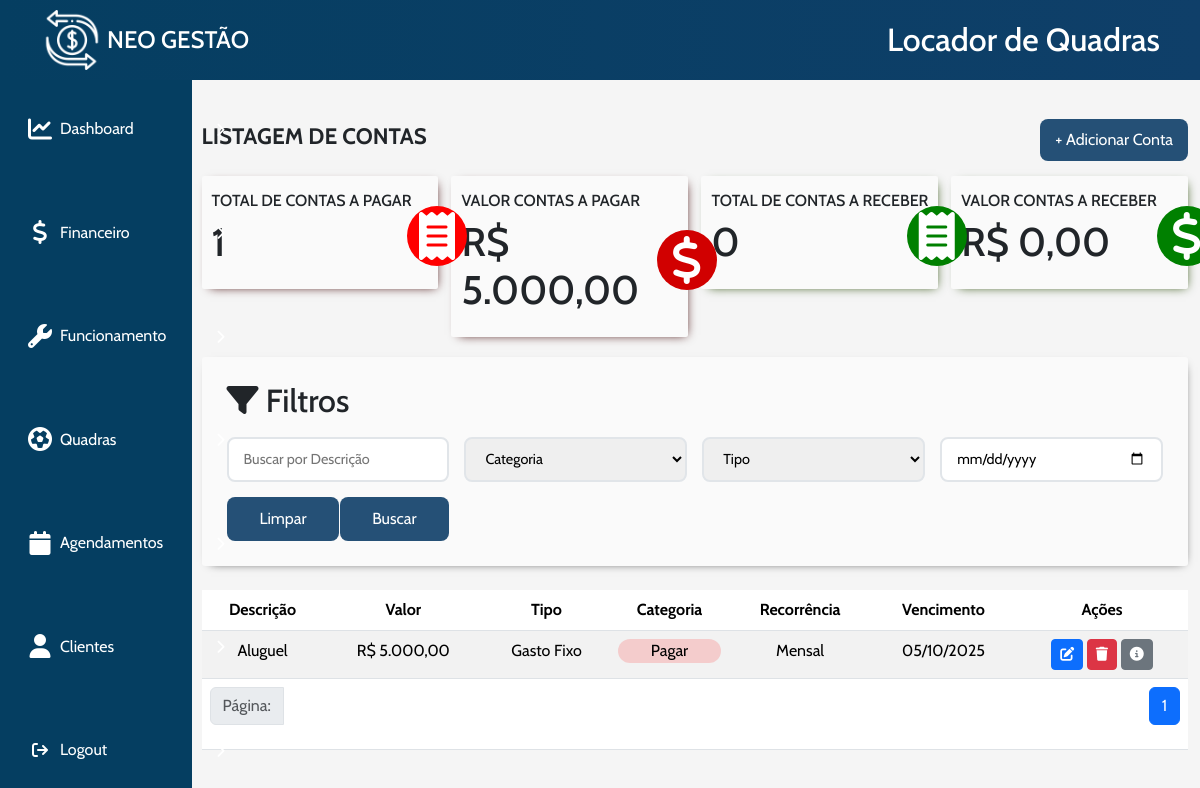
The page /public/assets/PHP/ListagemContas.php (signed in) on the database its author committed.
### tables this page shows
CREATE TABLE `empresa` (
  `id` int(11) NOT NULL,
  `razão_social` varchar(75) NOT NULL,
  `email` varchar(75) NOT NULL,
  `telefone` char(12) DEFAULT NULL,
  `cnpj` char(18) NOT NULL,
  `cep` char(9) NOT NULL,
  `uf` char(2) DEFAULT NULL,
  `cidade` varchar(75) DEFAULT NULL,
  `rua` varchar(75) DEFAULT NULL,
  `numero` varchar(10) DEFAULT NULL,
  `complemento` varchar(50) DEFAULT NULL
);

CREATE TABLE `contas` (
  `id` int(11) NOT NULL,
  `id_empresa` int(11) DEFAULT NULL,
  `categoria` int(11) NOT NULL,
  `descricao` varchar(100) NOT NULL,
  `recorrencia` int(11) NOT NULL,
  `valor` int(11) NOT NULL,
  `data_vencimento` date NOT NULL,
  `tipo` int(11) NOT NULL,
  `cpf_cnpj` int(18) DEFAULT NULL,
  `observacao` varchar(200) DEFAULT NULL
);

### public/assets/PHP/ListagemContas.php (the view, shortened to what the rows shown need)
<?php
    include_once 'conexao.php';
    include_once '../src/buscarIdEmpresa.php';
    include_once './modalFinanceiro/listagemContas/CRUD/proccesUpdate.php';
    $id_empresa = buscarIdEmpresa($_SESSION['username']);
?>
<!DOCTYPE html>
<html lang="pt-br">
<head>
    <link rel="stylesheet" href="../CSS/listagemContas.css">
    <link rel="stylesheet" href="../components/mensagem.css">
    <link rel="stylesheet" href="../components/header.css">
    <link rel="stylesheet" href="../components/sidebar.css">
    <link rel="stylesheet" href="../CSS/bootstrap.min.css">
    <link rel="stylesheet" href="../CSS/all.css">
</head>
<body>
    <div class="full-content">
        <div id="main-content">
            <header><?php require '../components/header.php';?> </header>
            <div class="container">
                <?php
                $contasPagar = $pdo->prepare("SELECT COUNT(*) FROM contas WHERE categoria = 0 AND id_empresa = :id_empresa");
                $contasPagar->bindParam(':id_empresa', $id_empresa, PDO::PARAM_INT);
                $contasPagar->execute();
                $totalContasPagar = $contasPagar->fetchColumn();
                $contasReceber = $pdo->prepare("SELECT COUNT(*) FROM contas WHERE categoria = 1 AND id_empresa = :id_empresa");
                $contasReceber->bindParam(':id_empresa', $id_empresa, PDO::PARAM_INT);
                $contasReceber->execute();
                $totalContasReceber = $contasReceber->fetchColumn();
                $valorPagar = $pdo->prepare("SELECT SUM(valor) FROM contas WHERE categoria = 0 AND id_empresa = :id_empresa");
                $valorPagar->bindParam(':id_empresa', $id_empresa, PDO::PARAM_INT);
                $valorPagar->execute();
                $valorTotalPagar = $valorPagar->fetchColumn();
                $valorReceber = $pdo->prepare("SELECT SUM(valor) FROM contas WHERE categoria = 1 AND id_empresa = :id_empresa");
                $valorReceber->bindParam(':id_empresa', $id_empresa, PDO::PARAM_INT);
                $valorReceber->execute();
                $valorTotalReceber = $valorReceber->fetchColumn();
                ?>
                <div class="mid-area">
                    <div class="total-contas-pagar">
                        <div class="grupo">
                            <div class="main-total-contas-pagar">
                                <h1><label for="totalContasPagar"><?= $totalContasPagar; ?></label></h1>
                            </div>
                        </div>
                    </div>
                    <div class="valor-contas-pagar">
                        <div class="grupo">
                            <div class="main-valor-contas-pagar">
                                <h1><label for="valorTotalContasPagar">R$ <?= number_format($valorTotalPagar, 2, ',', '.'); ?></label></h1>
                            </div>
                        </div>
                    </div>
                    <div class="total-contas-receber">
                        <div class="grupo">
                            <div class="main-total-contas-receber">
                                <h1><label for="totalContasReceber"><?= $totalContasReceber; ?></label></h1>
                            </div>
                        </div>
                    </div>
                    <div class="valor-contas-receber">
                        <div class="grupo">
                            <div class="main-valor-contas-receber">
                                <h1><label for="valorTotalContasReceber">R$ <?= number_format($valorTotalReceber, 2, ',', '.'); ?></label></h1>
                            </div>
                        </div>
                    </div>
                </div>
                <div class="filters-section mb-4">
                    <h2><i class="fas fa-filter"></i> Filtros</h2>
                </div>
                <?php
                $contas = [];
                try {
                    $itensPorPagina = 10;
                    $paginaAtual = isset($_GET['pagina']) ? (int)$_GET['pagina'] : 1;
                    $offset = ($paginaAtual - 1) * $itensPorPagina;
                    if (isset($_GET['filtrar'])){
                    $descricao = $_GET['filtro_descricao'] ?? '';
                    $categoria = $_GET['filtro_categoria'] ?? '';
                    $tipo = $_GET['filtro_tipo'] ?? '';
                    $dataFiltro = $_GET['filtro_data'] ?? '';
                    $stmt = "SELECT * FROM contas WHERE id_empresa = :id_empresa";
                    $params = [':id_empresa' => $id_empresa];
                    if (!empty($descricao)) {
                        $stmt .= " AND descricao LIKE :descricao COLLATE utf8mb4_general_ci";
                        $params[':descricao'] = "%$descricao%";
                    }
                    if (!empty($categoria)) {
                        $stmt .= " AND categoria = :categoria";
                        $params[':categoria'] = $categoria;
                    }
                    if (!empty($tipo)) {
                        $stmt .= " AND tipo = :tipo";
                        $params[':tipo'] = $tipo;
                    }
                    if (!empty($dataFiltro)) {
                        $stmt .= " AND DATE_FORMAT(data_vencimento, '%Y-%m-%d') = :dataFiltro";
                        $params[':dataFiltro'] = $dataFiltro;
                    }
                    $stmt .= ' ORDER BY data_vencimento ASC LIMIT :limit OFFSET :offset';
                    $query = $pdo->prepare($stmt);
                    unset($params[':limit'], $params[':offset']);
                    foreach ($params as $key => $value) {
                        $query->bindValue($key, $value);
                    }
                    $query->bindValue(':limit', $itensPorPagina, PDO::PARAM_INT);
                    $query->bindValue(':offset', $offset, PDO::PARAM_INT);
                    $query->execute();
                    $contas  = $query ->fetchAll(PDO::FETCH_ASSOC);
                }
                else{
                    $query= $pdo ->prepare("SELECT * FROM contas
                    WHERE id_empresa = :id_empresa
                    ORDER BY data_vencimento ASC LIMIT :limit OFFSET :offset");
                    $query->bindParam(':id_empresa', $id_empresa, PDO::PARAM_INT);
                    $query->bindValue(':limit', $itensPorPagina, PDO::PARAM_INT);
                    $query->bindValue(':offset', $offset, PDO::PARAM_INT);
                    $query ->execute();
                    $contas  = $query ->fetchAll(PDO::FETCH_ASSOC);
                }
                } catch (PDOException $e) {
                    echo 'Erro ao buscar dados no b.d' . $e->getMessage();
                }
                if (count($contas) == 0):
                ?>
                    <div class='sem-conta'>
                        <i class="fa-solid fa-bag-shopping fa-2xl"></i>
                        <h2>Nenhuma conta cadastrada</h2>
                        <small>Adicione sua primeira conta</small>
                    </div>
                <?php
                else:
                ?>
                <div class="table-reponsive">
                    <table class="table table-striped table-hover">
                        <thead class="">
                            <tr class="text-align-center text-center">
                                <th>Descrição</th>
                                <th>Valor</th>
                                <th>Tipo</th>
                                <th>Categoria</th>
                                <th>Recorrência</th>
                                <th>Vencimento</th>
                                <th>Ações</th>
                            </tr>
                        </thead>
                        <?php
                        foreach($contas as $conta):
                        ?>
                        <tbody>
                            <tr class="text-center text-align-center">
                                <td><label for="<?= $conta['id']?>"><?= $conta['descricao']?></label></td>
                                <td>R$ <?= number_format($conta['valor'], 2, ',', '.') ?></td>
                                <td><?php if ($conta['tipo'] == 1){
                                    echo "Fornecedor";
                                }
                                else if ($conta['tipo'] == 2){
                                    echo "Funcionário";
                                }
                                else if ($conta['tipo'] == 3){
                                    echo "Cliente";
                                }
                                else if ($conta['tipo'] == 4){
                                    echo "Gasto Fixo";
                                }
                                else if ($conta['tipo'] == 5){
                                    echo "Outros";
                                }
                                else{
                                    echo "Não definido";
                                }?></td>
                                <?php if($conta['categoria'] == 0): ?>
                                    <td> <div class="pagar"><?= 'Pagar' ?></div> </td>
                                 <?php elseif ($conta['categoria'] == 1): ?>
                                    <td> <div class="receber"><?= 'Receber' ?></div> </td>
                                <?php else: ?>
                                    <td> <div class="nao-definido"><?= 'Não definido' ?></div> </td>
                                <?php endif; ?>
                                <td><?php if($conta['recorrencia'] == 0){
                                    echo "Única";
                                } else if($conta['recorrencia'] == 1){
                                    echo "Semanal";
                                } else if($conta['recorrencia'] == 2){
                                    echo "15 dias";
                                } else if($conta['recorrencia'] == 3){
                                    echo "Mensal";
                                } else if($conta['recorrencia'] == 4){
                                    echo "Anual";
                                }?></td>
                                <td><?= date('d/m/Y', strtotime($conta['data_vencimento'])) ?></td>
                                <td>
                                    <button data-bs-toggle="modal" data-bs-target="#modalEditar"
                                    data-id="<?= $conta['id']; ?>"class="btn btn-primary btn-sm">
                                    <i class='fa-solid fa-pen-to-square first'></i></button>
                                    <button data-bs-toggle="modal" data-bs-target="#modalExcluir"
                                    data-id="<?= $conta['id']; ?>" class="btn btn-danger btn-sm">
                                    <i class='fa-solid fa-trash second'></i></button>
                                    <button data-bs-toggle="modal" data-bs-target="#modalInfo"
                                    data-id="<?= $conta['id']; ?>" class="btn btn-secondary btn-sm">
                                    <i class='fa-solid fa-info-circle third'></i></button>
                                </td>
                            </tr>
                        </tbody>
                        <?php
                        endforeach;
                        ?>
                    </table>
                </div>
                <?php endif ?>
            </div>
        </div>
    </div>
</body>
</html>

### public/assets/components/header.php (shortened to what the rows shown need)
<?php
$idEmpresa = buscarIdEmpresa($_SESSION['username']);
$buscaNomeEmpresa = $pdo->prepare('SELECT razão_social
  FROM
  empresa
  WHERE
  id = :idEmpresa
  ');
$buscaNomeEmpresa->execute(array(
  ':idEmpresa' => $idEmpresa
));
$empresa = $buscaNomeEmpresa->fetch(PDO::FETCH_ASSOC)
  ?>
<div id="header">
  <div id="logo">
    <h2 id="title-sidebar">NEO GESTÃO</h2>
  </div>
  <div id="user-info">
    <h2 id="usuario"><label
        for="empresa"><?= isset($empresa['razão_social']) ? htmlspecialchars($empresa['razão_social']) : 'Empresa não encontrada' ?></label>
    </h2>
  </div>
</div>

### rows shown on the page
empresa: razão_social "Locador de Quadras"
contas: descricao "Aluguel", valor "5.000,00", tipo "Gasto Fixo", categoria "Pagar", recorrencia "Mensal", data_vencimento "05/10/2025"

### other values the page prints
$totalContasPagar "1"
$valorTotalPagar "5.000,00"
$totalContasReceber "0"
$valorTotalReceber "0,00"
